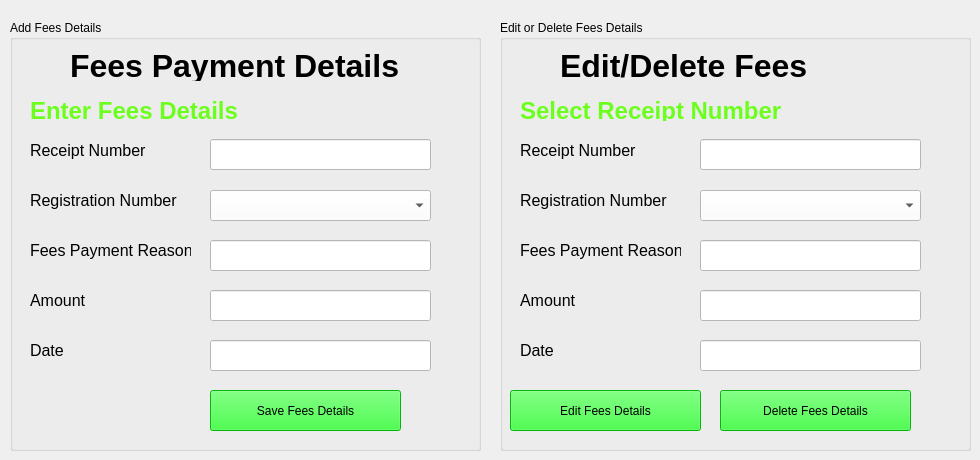
    <widget class="QWidget" name="tab_10">
     <attribute name="title">
      <string>Fees</string>
     </attribute>
     <widget class="QGroupBox" name="groupBox_5">
      <property name="geometry">
       <rect>
        <x>10</x>
        <y>20</y>
        <width>471</width>
        <height>431</height>
       </rect>
      </property>
      <property name="title">
       <string>Add Fees Details</string>
      </property>
      <widget class="QLabel" name="label_89">
       <property name="geometry">
        <rect>
         <x>20</x>
         <y>80</y>
         <width>381</width>
         <height>21</height>
        </rect>
       </property>
       <property name="font">
        <font>
         <pointsize>18</pointsize>
         <weight>75</weight>
         <bold>true</bold>
        </font>
       </property>
       <property name="styleSheet">
        <string notr="true">color: rgb(108, 255, 29);</string>
       </property>
       <property name="text">
        <string>Enter Fees Details</string>
       </property>
      </widget>
      <widget class="QLabel" name="label_90">
       <property name="geometry">
        <rect>
         <x>60</x>
         <y>30</y>
         <width>351</width>
         <height>31</height>
        </rect>
       </property>
       <property name="font">
        <font>
         <pointsize>24</pointsize>
         <weight>75</weight>
         <bold>true</bold>
        </font>
       </property>
       <property name="text">
        <string>Fees Payment Details</string>
       </property>
      </widget>
      <widget class="QLineEdit" name="lineEdit_45">
       <property name="geometry">
        <rect>
         <x>200</x>
         <y>119</y>
         <width>221</width>
         <height>31</height>
        </rect>
       </property>
       <property name="font">
        <font>
         <pointsize>12</pointsize>
        </font>
       </property>
       <property name="styleSheet">
        <string notr="true">background-color: rgb(255, 255, 255);</string>
       </property>
      </widget>
      <widget class="QLabel" name="label_91">
       <property name="geometry">
        <rect>
         <x>20</x>
         <y>120</y>
         <width>161</width>
         <height>21</height>
        </rect>
       </property>
       <property name="font">
        <font>
         <pointsize>12</pointsize>
        </font>
       </property>
       <property name="text">
        <string>Receipt Number</string>
       </property>
      </widget>
      <widget class="QLabel" name="label_92">
       <property name="geometry">
        <rect>
         <x>20</x>
         <y>170</y>
         <width>161</width>
         <height>21</height>
        </rect>
       </property>
       <property name="font">
        <font>
         <pointsize>12</pointsize>
        </font>
       </property>
       <property name="text">
        <string>Registration Number</string>
       </property>
      </widget>
      <widget class="QComboBox" name="comboBox_12">
       <property name="geometry">
        <rect>
         <x>200</x>
         <y>170</y>
         <width>221</width>
         <height>31</height>
        </rect>
       </property>
       <property name="styleSheet">
        <string notr="true">background-color: rgb(255, 255, 255);
font: 12pt &quot;MS Shell Dlg 2&quot;;</string>
       </property>
      </widget>
      <widget class="QLabel" name="label_93">
       <property name="geometry">
        <rect>
         <x>20</x>
         <y>220</y>
         <width>161</width>
         <height>21</height>
        </rect>
       </property>
       <property name="font">
        <font>
         <pointsize>12</pointsize>
        </font>
       </property>
       <property name="text">
        <string>Fees Payment Reason</string>
       </property>
      </widget>
      <widget class="QLineEdit" name="lineEdit_48">
       <property name="geometry">
        <rect>
         <x>200</x>
         <y>220</y>
         <width>221</width>
         <height>31</height>
        </rect>
       </property>
       <property name="font">
        <font>
         <pointsize>12</pointsize>
        </font>
       </property>
       <property name="styleSheet">
        <string notr="true">background-color: rgb(255, 255, 255);</string>
       </property>
      </widget>
      <widget class="QLabel" name="label_94">
       <property name="geometry">
        <rect>
         <x>20</x>
         <y>270</y>
         <width>161</width>
         <height>21</height>
        </rect>
       </property>
       <property name="font">
        <font>
         <pointsize>12</pointsize>
        </font>
       </property>
       <property name="text">
        <string>Amount</string>
       </property>
      </widget>
      <widget class="QLineEdit" name="lineEdit_49">
       <property name="geometry">
        <rect>
         <x>200</x>
         <y>270</y>
         <width>221</width>
         <height>31</height>
        </rect>
       </property>
       <property name="font">
        <font>
         <pointsize>12</pointsize>
        </font>
       </property>
       <property name="styleSheet">
        <string notr="true">background-color: rgb(255, 255, 255);</string>
       </property>
      </widget>
      <widget class="QLineEdit" name="lineEdit_50">
       <property name="geometry">
        <rect>
         <x>200</x>
         <y>320</y>
         <width>221</width>
         <height>31</height>
        </rect>
       </property>
       <property name="font">
        <font>
         <pointsize>12</pointsize>
        </font>
       </property>
       <property name="styleSheet">
        <string notr="true">background-color: rgb(255, 255, 255);</string>
       </property>
      </widget>
      <widget class="QLabel" name="label_95">
       <property name="geometry">
        <rect>
         <x>20</x>
         <y>320</y>
         <width>161</width>
         <height>21</height>
        </rect>
       </property>
       <property name="font">
        <font>
         <pointsize>12</pointsize>
        </font>
       </property>
       <property name="text">
        <string>Date</string>
       </property>
      </widget>
      <widget class="QPushButton" name="pushButton_16">
       <property name="geometry">
        <rect>
         <x>200</x>
         <y>370</y>
         <width>191</width>
         <height>41</height>
        </rect>
       </property>
       <property name="styleSheet">
        <string notr="true">background-color: rgb(6, 255, 14);
font: 12pt &quot;MS Shell Dlg 2&quot;;</string>
       </property>
       <property name="text">
        <string>Save Fees Details</string>
       </property>
      </widget>
     </widget>
     <widget class="QGroupBox" name="groupBox_6">
      <property name="geometry">
       <rect>
        <x>500</x>
        <y>20</y>
        <width>471</width>
        <height>431</height>
       </rect>
      </property>
      <property name="title">
       <string>Edit or Delete Fees Details</string>
      </property>
      <widget class="QLabel" name="label_96">
       <property name="geometry">
        <rect>
         <x>20</x>
         <y>80</y>
         <width>381</width>
         <height>21</height>
        </rect>
       </property>
       <property name="font">
        <font>
         <pointsize>18</pointsize>
         <weight>75</weight>
         <bold>true</bold>
        </font>
       </property>
       <property name="styleSheet">
        <string notr="true">color: rgb(108, 255, 29);</string>
       </property>
       <property name="text">
        <string>Select Receipt Number</string>
       </property>
      </widget>
      <widget class="QLabel" name="label_97">
       <property name="geometry">
        <rect>
         <x>60</x>
         <y>30</y>
         <width>351</width>
         <height>31</height>
        </rect>
       </property>
       <property name="font">
        <font>
         <pointsize>24</pointsize>
         <weight>75</weight>
         <bold>true</bold>
        </font>
       </property>
       <property name="text">
        <string>Edit/Delete Fees</string>
       </property>
      </widget>
      <widget class="QLineEdit" name="lineEdit_51">
       <property name="geometry">
        <rect>
         <x>200</x>
         <y>119</y>
         <width>221</width>
         <height>31</height>
        </rect>
       </property>
       <property name="font">
        <font>
         <pointsize>12</pointsize>
        </font>
       </property>
       <property name="styleSheet">
        <string notr="true">background-color: rgb(255, 255, 255);</string>
       </property>
      </widget>
      <widget class="QLabel" name="label_98">
       <property name="geometry">
        <rect>
         <x>20</x>
         <y>120</y>
         <width>161</width>
         <height>21</height>
        </rect>
       </property>
       <property name="font">
        <font>
         <pointsize>12</pointsize>
        </font>
       </property>
       <property name="text">
        <string>Receipt Number</string>
       </property>
      </widget>
      <widget class="QLabel" name="label_99">
       <property name="geometry">
        <rect>
         <x>20</x>
         <y>170</y>
         <width>161</width>
         <height>21</height>
        </rect>
       </property>
       <property name="font">
        <font>
         <pointsize>12</pointsize>
        </font>
       </property>
       <property name="text">
        <string>Registration Number</string>
       </property>
      </widget>
      <widget class="QComboBox" name="comboBox_13">
       <property name="geometry">
        <rect>
         <x>200</x>
         <y>170</y>
         <width>221</width>
         <height>31</height>
        </rect>
       </property>
       <property name="styleSheet">
        <string notr="true">background-color: rgb(255, 255, 255);
font: 12pt &quot;MS Shell Dlg 2&quot;;</string>
       </property>
      </widget>
      <widget class="QLabel" name="label_100">
       <property name="geometry">
        <rect>
         <x>20</x>
         <y>220</y>
         <width>161</width>
         <height>21</height>
        </rect>
       </property>
       <property name="font">
        <font>
         <pointsize>12</pointsize>
        </font>
       </property>
       <property name="text">
        <string>Fees Payment Reason</string>
       </property>
      </widget>
      <widget class="QLineEdit" name="lineEdit_52">
       <property name="geometry">
        <rect>
         <x>200</x>
         <y>220</y>
         <width>221</width>
         <height>31</height>
        </rect>
       </property>
       <property name="font">
        <font>
         <pointsize>12</pointsize>
        </font>
       </property>
       <property name="styleSheet">
        <string notr="true">background-color: rgb(255, 255, 255);</string>
       </property>
      </widget>
      <widget class="QLabel" name="label_101">
       <property name="geometry">
        <rect>
         <x>20</x>
         <y>270</y>
         <width>161</width>
         <height>21</height>
        </rect>
       </property>
       <property name="font">
        <font>
         <pointsize>12</pointsize>
        </font>
       </property>
       <property name="text">
        <string>Amount</string>
       </property>
      </widget>
      <widget class="QLineEdit" name="lineEdit_53">
       <property name="geometry">
        <rect>
         <x>200</x>
         <y>270</y>
         <width>221</width>
         <height>31</height>
        </rect>
       </property>
       <property name="font">
        <font>
         <pointsize>12</pointsize>
        </font>
       </property>
       <property name="styleSheet">
        <string notr="true">background-color: rgb(255, 255, 255);</string>
       </property>
      </widget>
      <widget class="QLineEdit" name="lineEdit_54">
       <property name="geometry">
        <rect>
         <x>200</x>
         <y>320</y>
         <width>221</width>
         <height>31</height>
        </rect>
       </property>
       <property name="font">
        <font>
         <pointsize>12</pointsize>
        </font>
       </property>
       <property name="styleSheet">
        <string notr="true">background-color: rgb(255, 255, 255);</string>
       </property>
      </widget>
      <widget class="QLabel" name="label_102">
       <property name="geometry">
        <rect>
         <x>20</x>
         <y>320</y>
         <width>161</width>
         <height>21</height>
        </rect>
       </property>
       <property name="font">
        <font>
         <pointsize>12</pointsize>
        </font>
       </property>
       <property name="text">
        <string>Date</string>
       </property>
      </widget>
      <widget class="QPushButton" name="pushButton_17">
       <property name="geometry">
        <rect>
         <x>220</x>
         <y>370</y>
         <width>191</width>
         <height>41</height>
        </rect>
       </property>
       <property name="styleSheet">
        <string notr="true">background-color: rgb(6, 255, 14);
font: 12pt &quot;MS Shell Dlg 2&quot;;</string>
       </property>
       <property name="text">
        <string>Delete Fees Details</string>
       </property>
      </widget>
      <widget class="QPushButton" name="pushButton_18">
       <property name="geometry">
        <rect>
         <x>10</x>
         <y>370</y>
         <width>191</width>
         <height>41</height>
        </rect>
       </property>
       <property name="styleSheet">
        <string notr="true">background-color: rgb(6, 255, 14);
font: 12pt &quot;MS Shell Dlg 2&quot;;</string>
       </property>
       <property name="text">
        <string>Edit Fees Details</string>
       </property>
      </widget>
     </widget>
    </widget>
